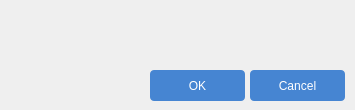
<?xml version="1.0" encoding="UTF-8"?>
<ui version="4.0">
 <class>QMessageBoxCustomClass</class>
 <widget class="QDialog" name="QMessageBoxCustomClass">
  <property name="geometry">
   <rect>
    <x>0</x>
    <y>0</y>
    <width>355</width>
    <height>110</height>
   </rect>
  </property>
  <property name="windowTitle">
   <string>QMessageBoxCustom</string>
  </property>
  <widget class="QPushButton" name="btnOk">
   <property name="geometry">
    <rect>
     <x>150</x>
     <y>70</y>
     <width>95</width>
     <height>31</height>
    </rect>
   </property>
   <property name="font">
    <font>
     <family>Arial</family>
     <pointsize>9</pointsize>
    </font>
   </property>
   <property name="styleSheet">
    <string notr="true">QPushButton {
	text-align: center;
	color: #fff;
	background-color: rgba(70, 133, 210, 1);
	border-radius: 4px;
}

QPushButton:hover {
	background-color: rgba(70, 133, 210, 0.7);
}</string>
   </property>
   <property name="text">
    <string>OK</string>
   </property>
   <property name="icon">
    <iconset>
     <normaloff>../icons/check.png</normaloff>../icons/check.png</iconset>
   </property>
   <property name="iconSize">
    <size>
     <width>15</width>
     <height>15</height>
    </size>
   </property>
   <property name="shortcut">
    <string>Return</string>
   </property>
  </widget>
  <widget class="QPushButton" name="btnCancel">
   <property name="geometry">
    <rect>
     <x>250</x>
     <y>70</y>
     <width>95</width>
     <height>31</height>
    </rect>
   </property>
   <property name="font">
    <font>
     <family>Arial</family>
     <pointsize>9</pointsize>
    </font>
   </property>
   <property name="styleSheet">
    <string notr="true">QPushButton {
	text-align: center;
	color: #fff;
	background-color: rgba(70, 133, 210, 1);
	border-radius: 4px;
}

QPushButton:hover {
	background-color: rgba(70, 133, 210, 0.7);
}</string>
   </property>
   <property name="text">
    <string>Cancel</string>
   </property>
   <property name="icon">
    <iconset>
     <normaloff>../icons/close.png</normaloff>../icons/close.png</iconset>
   </property>
   <property name="iconSize">
    <size>
     <width>12</width>
     <height>12</height>
    </size>
   </property>
   <property name="shortcut">
    <string>Esc</string>
   </property>
  </widget>
  <widget class="QLabel" name="label">
   <property name="geometry">
    <rect>
     <x>10</x>
     <y>10</y>
     <width>51</width>
     <height>51</height>
    </rect>
   </property>
   <property name="text">
    <string/>
   </property>
   <property name="pixmap">
    <pixmap>../icons/question-mark.png</pixmap>
   </property>
   <property name="scaledContents">
    <bool>true</bool>
   </property>
  </widget>
  <widget class="QLabel" name="questionLabel">
   <property name="geometry">
    <rect>
     <x>80</x>
     <y>20</y>
     <width>261</width>
     <height>41</height>
    </rect>
   </property>
   <property name="font">
    <font>
     <pointsize>9</pointsize>
    </font>
   </property>
   <property name="text">
    <string/>
   </property>
   <property name="alignment">
    <set>Qt::AlignLeading|Qt::AlignLeft|Qt::AlignTop</set>
   </property>
   <property name="wordWrap">
    <bool>true</bool>
   </property>
  </widget>
 </widget>
 <layoutdefault spacing="6" margin="11"/>
 <resources/>
 <connections/>
</ui>
